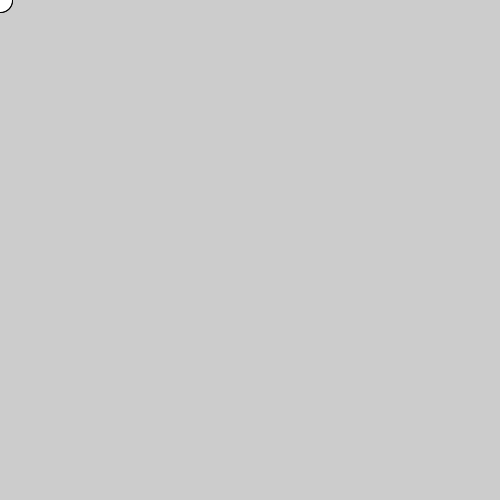
Frame 1 (no input)
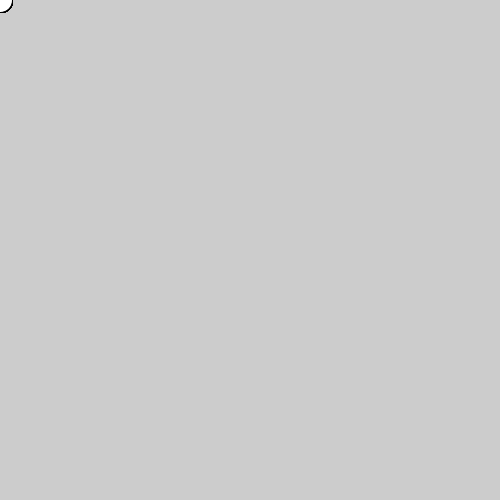
Frame 60 (the mouse pressed at the canvas centre just before this capture)
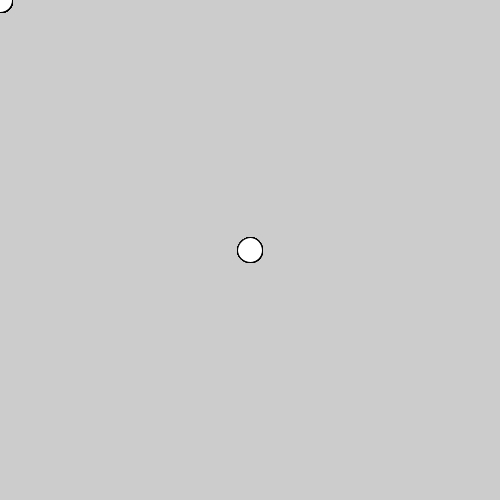
Frame 120 (the mouse held since frame 60 and released just before this capture)

The Processing sketch that drew these frames (run headless with seeded random() and noise(); from frame 60 on, the mouse is pressed at the canvas centre):

// Processing sketch: drawing_app2
// ── drawing_app2.pde
int num = 50;
int[] x = new int[num];
int[] y = new int[num];

void setup() { 
  size(500, 500);
  fill(255);
}

void draw() {
  //background(255);
  // Shift the values to the right
  for (int i = num-1; i > 0; i--) {
    x[i] = x[i-1];
    y[i] = y[i-1];
  }
  // Add the new values to the beginning of the array
  x[0]= mouseX;
  y[0] = mouseY;
  // Draw the circles
  for (int i = 0; i < num; i++) {
    ellipse(x[i], y[i], i/2.0, i/2.0);
  }
}

void mouseDragged() {
  line(mouseX,mouseY,pmouseX,pmouseY);
}

void keyPressed() {
  println(key);
  
  if(key == 'a') {
    strokeWeight(5);
    stroke(125,36,165);
    fill(random(255),random(255),random(255)); 
  
  }
// if the key that is pressed is A then...
    if(key == 's') {
      //...set the stoke weight to 1
    strokeWeight(5);
    stroke(236,166,122);
    fill(random(255),random(255),random(255));
   
  }
}
